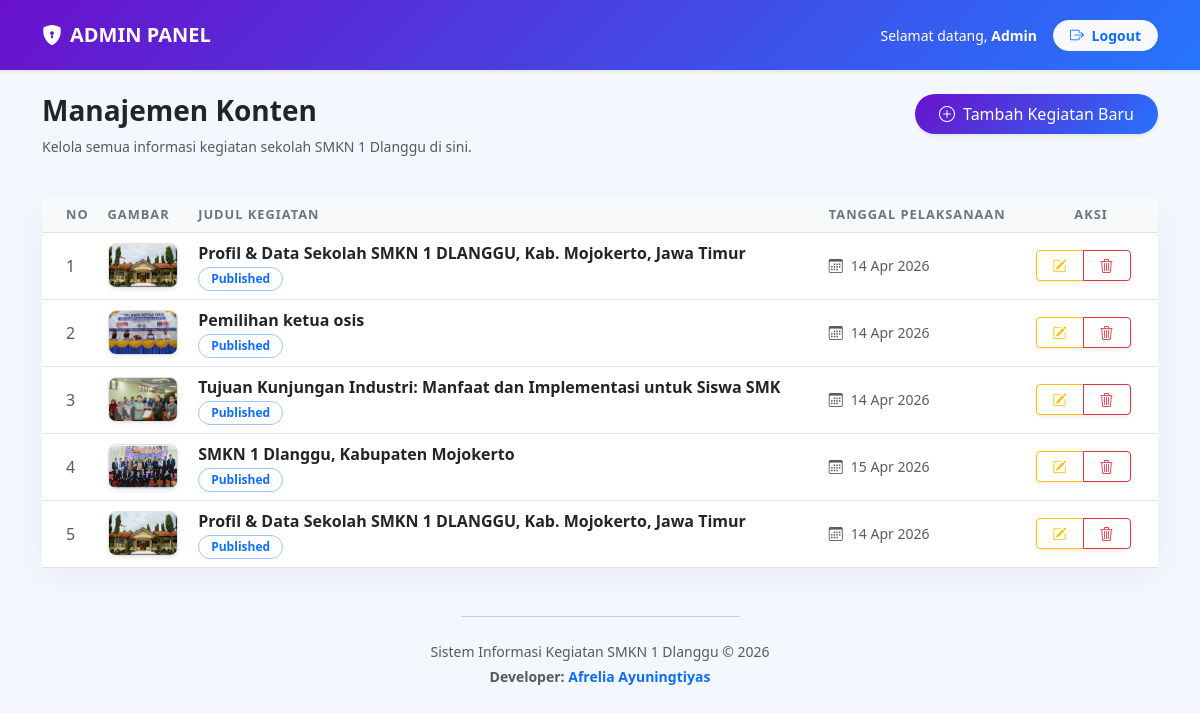
The page /admin_dashboard.php (signed in) on the database its author committed.
### tables this page shows
CREATE TABLE `tbl_kegiatan` (
  `id_kegiatan` int NOT NULL,
  `judul` varchar(255) NOT NULL,
  `deskripsi` text NOT NULL,
  `gambar` varchar(255) DEFAULT NULL,
  `tanggal_kegiatan` timestamp NULL DEFAULT CURRENT_TIMESTAMP
);

### admin_dashboard.php (the view, shortened to what this page needs)
<?php
include 'koneksi.php';
?>
<!DOCTYPE html>
<html lang="id">
<head>
    <link href="https://cdn.jsdelivr.net/npm/bootstrap@5.3.0/dist/css/bootstrap.min.css" rel="stylesheet">
    <link rel="stylesheet" href="https://cdn.jsdelivr.net/npm/bootstrap-icons@1.11.1/font/bootstrap-icons.css">
</head>
<body>
<nav class="navbar navbar-expand-lg navbar-dark navbar-admin mb-4 shadow-sm">
    <div class="container">
        <a class="navbar-brand fw-bold d-flex align-items-center" href="#">
            <i class="bi bi-shield-lock-fill me-2"></i> ADMIN PANEL
        </a>
        <div class="ms-auto d-flex align-items-center">
            <span class="text-white me-3 d-none d-md-block small">Selamat datang, <strong>Admin</strong></span>
            <a href="logout.php" class="btn btn-light btn-sm px-3 fw-bold rounded-pill text-primary" onclick="return confirm('Apakah Anda yakin ingin logout?')">
                <i class="bi bi-box-arrow-right me-1"></i> Logout
            </a>
        </div>
    </div>
</nav>
<div class="container">
    <div class="row mb-4">
        <div class="col-md-8">
            <h3 class="fw-bold text-dark">Manajemen Konten</h3>
            <p class="text-muted small">Kelola semua informasi kegiatan sekolah SMKN 1 Dlanggu di sini.</p>
        </div>
        <div class="col-md-4 text-md-end">
            <a href="tambah_kegiatan.php" class="btn btn-primary btn-add px-4 py-2 rounded-pill shadow-sm">
                <i class="bi bi-plus-circle me-2"></i>Tambah Kegiatan Baru
            </a>
        </div>
    </div>
    <div class="card main-card">
        <div class="card-body p-0">
            <div class="table-responsive">
                <table class="table table-hover align-middle mb-0">
                    <thead>
                        <tr>
                            <th class="ps-4">No</th>
                            <th>Gambar</th>
                            <th>Judul Kegiatan</th>
                            <th>Tanggal Pelaksanaan</th>
                            <th class="text-center">Aksi</th>
                        </tr>
                    </thead>
                    <tbody>
                        <?php
                        $no = 1;
                        $query = mysqli_query($koneksi, "SELECT * FROM tbl_kegiatan ORDER BY id_kegiatan DESC");
                        if(!$query || mysqli_num_rows($query) == 0) {
                            echo "<tr><td colspan='5' class='text-center py-5 text-muted'><i class='bi bi-inbox fs-2 d-block mb-2'></i>Belum ada data kegiatan yang tersedia.</td></tr>";
                        } else {
                            while($d = mysqli_fetch_array($query)){
                        ?>
                        <tr>
                            <td class="ps-4 text-muted"><?php echo $no++; ?></td>
                            <td>
                                <?php if($d['gambar'] != "" && file_exists("assets/".$d['gambar'])): ?>
                                    <img src="assets/<?php echo $d['gambar']; ?>" class="img-preview shadow-sm border">
                                <?php else: ?>
                                    <div class="img-preview bg-light d-flex align-items-center justify-content-center border">
                                        <i class="bi bi-image text-muted"></i>
                                    </div>
                                <?php endif; ?>
                            </td>
                            <td>
                                <div class="fw-bold text-dark"><?php echo $d['judul']; ?></div>
                                <span class="badge bg-soft-primary text-primary border border-primary-subtle status-badge">Published</span>
                            </td>
                            <td>
                                <div class="small text-muted"><i class="bi bi-calendar3 me-2"></i><?php echo date('d M Y', strtotime($d['tanggal_kegiatan'])); ?></div>
                            </td>
                            <td class="text-center pe-4">
                                <div class="btn-group shadow-sm" role="group">
                                    <a href="edit.php?id=<?php echo $d['id_kegiatan']; ?>" class="btn btn-outline-warning btn-sm px-3" title="Edit Data">
                                        <i class="bi bi-pencil-square"></i>
                                    </a>
                                    <a href="hapus.php?id=<?php echo $d['id_kegiatan']; ?>" class="btn btn-outline-danger btn-sm px-3" onclick="return confirm('Hapus data ini secara permanen?')" title="Hapus Data">
                                        <i class="bi bi-trash3"></i>
                                    </a>
                                </div>
                            </td>
                        </tr>
                        <?php
                            }
                        }
                        ?>
                    </tbody>
                </table>
            </div>
        </div>
    </div>
    <footer class="text-center mt-5 pb-5 text-muted">
        <hr class="w-25 mx-auto opacity-10 mb-4">
        <p class="mb-1 small">Sistem Informasi Kegiatan SMKN 1 Dlanggu &copy; 2026</p>
        <p class="small fw-bold">Developer: <span class="text-primary"><?php echo "Afrelia Ayuningtiyas"; ?></span></p>
    </footer>
</div>
</body>
</html>

### admin_dashboard.php (style rules this page uses)
:root { --primary-gradient: linear-gradient(135deg, #6a11cb 0%, #2575fc 100%); }
body { background-color: #f4f7fe; font-family: 'Segoe UI', Tahoma, Geneva, Verdana, sans-serif; }
.navbar-admin { background: var(--primary-gradient); padding: 15px 0; }
.main-card { border: none; border-radius: 15px; box-shadow: 0 10px 30px rgba(0,0,0,0.05); }
.table thead th { background-color: #f8f9fa; text-transform: uppercase; font-size: 0.8rem; letter-spacing: 1px; color: #6c757d; border-top: none; }
.btn-add { background: var(--primary-gradient); border: none; transition: 0.3s; }
.img-preview { width: 70px; height: 45px; object-fit: cover; border-radius: 8px; }
.status-badge { font-size: 0.75rem; padding: 5px 12px; border-radius: 20px; }

### rows shown on the page
tbl_kegiatan: gambar (picture), judul "Profil & Data Sekolah SMKN 1 DLANGGU, Kab. Mojokerto, Jawa Timur", tanggal_kegiatan "14 Apr 2026"
tbl_kegiatan: gambar (picture), judul "Pemilihan ketua osis", tanggal_kegiatan "14 Apr 2026"
tbl_kegiatan: gambar (picture), judul "Tujuan Kunjungan Industri: Manfaat dan Implementasi untuk Siswa SMK", tanggal_kegiatan "14 Apr 2026"
tbl_kegiatan: gambar (picture), judul "SMKN 1 Dlanggu, Kabupaten Mojokerto", tanggal_kegiatan "15 Apr 2026"
tbl_kegiatan: gambar (picture), judul "Profil & Data Sekolah SMKN 1 DLANGGU, Kab. Mojokerto, Jawa Timur", tanggal_kegiatan "14 Apr 2026"
